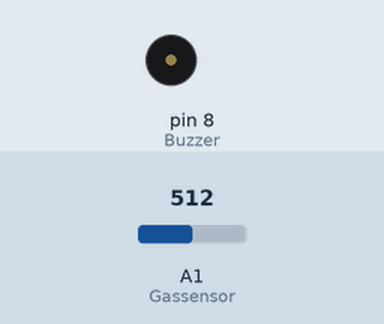
Simulated run of this sketch. Board: Arduino Uno, built with avr-gcc and run on an emulated ATmega328P. Parts: buzzer (waves = sounding, pin HIGH). Inputs (shaded band) come from the test bench; at power-on: A1 (Gassensor) = 512.

Above: at 1.2 s.
1.3 s: A1 (Gassensor) set to 761
2.8 s: A1 (Gassensor) set to 787
At 4.0 s:
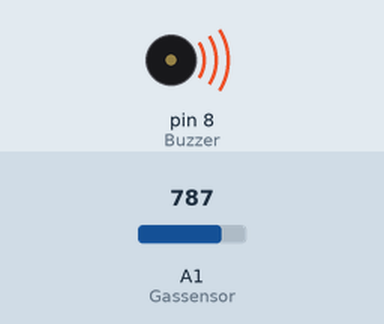
4.3 s: A1 (Gassensor) set to 716
At 5.1 s:
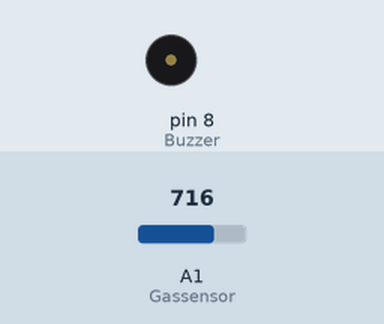
5.8 s: A1 (Gassensor) set to 900
At 6.3 s:
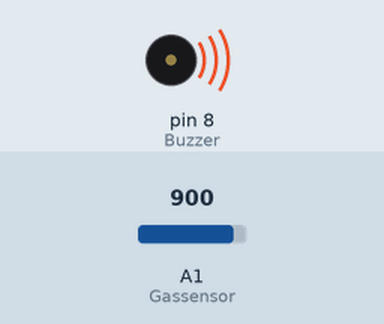
Timing chart, 0 to 8.3 s (numbered marks = the images above; inputs shaded):
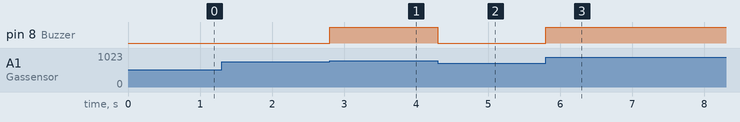

Measured:
- the behaviour switches between 768 and 769 on A1 (Gassensor) (found by bisection; images 0 and 1)
- after the input at 1.3 s, every drawn part: stays the same
- after the input at 2.8 s, pin 8 (Buzzer): LOW → HIGH at once
- after the input at 4.3 s, pin 8 (Buzzer): HIGH → LOW at once
- after the input at 5.8 s, pin 8 (Buzzer): LOW → HIGH at once

The sketch:

Configura__oSoftware.ino
```cpp
int Gassensor = 1; //define the 1th digital pin for gss sensor brick
int Buzzer = 8; //define the 8th digital pin for buzzer brick
void setup()
{
pinMode(Buzzer,OUTPUT); //set the LED pin for digital output
}
void loop()
{
int val=0;
val=analogRead(Gassensor); //Read the gas sensor for gas density
if (val>0x300) // if gas dense
{
digitalWrite(Buzzer,HIGH); // ring the Buzzer for alarm
}
else
{
digitalWrite(Buzzer,LOW); // turn off the buzzer
}
}
```
